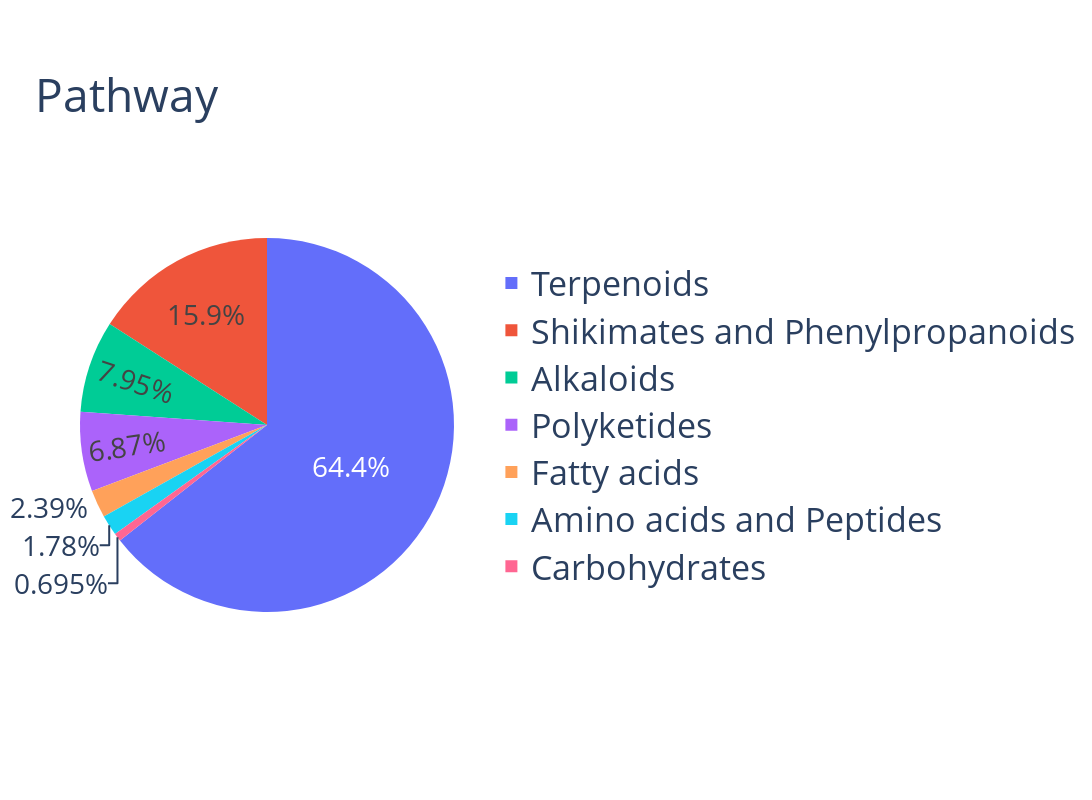

The cell this chart's notebook holds for it:
### Code cell
import plotly.express as px
import plotly
import kaleido
import os
import pandas as pd

# Create folder for images if it doesn't exist
if not os.path.exists("images"):
    os.mkdir("images")

# Read data from Excel
dfi = pd.read_excel("Pathway_counts.xlsx")

# ============================
# Remove unwanted error labels
# ============================
exclude_labels = ["try_again_error", "time_error", "TimeoutError", "OtherError", "not_classified"]
dfi = dfi[~dfi["Pathway"].isin(exclude_labels)]

# ============================
# Parameter: number of top elements to keep
# ============================
top_n = 10   # <<< Change this number to keep more/fewer elements before grouping the rest as "Others"

# Sort values by counts (descending)
dfi_sorted = dfi.sort_values(by="counts", ascending=False).reset_index(drop=True)

# Keep top_n and group the rest as "Others"
top_data = dfi_sorted.iloc[:top_n].copy()
others_sum = dfi_sorted.iloc[top_n:]["counts"].sum()

if others_sum > 0:
    top_data = pd.concat([
        top_data,
        pd.DataFrame({"Pathway": ["Others"], "counts": [others_sum]})
    ])

# ============================
# Create pie chart
# ============================
fig = px.pie(
    top_data,
    names="Pathway",
    values="counts",
    title="Pathway"
)

# ============================
# Percentages inside the chart
# ============================
fig.update_traces(
    textinfo="percent",     # <<< Controls what text appears inside slices ("percent", "label", "value", etc.)
    textfont_size=28        # <<< Change percentage font size here
)

# ============================
# Title, labels, legend styling
# ============================
fig.update_layout(
    title=dict(
        text="Pathway",
        x=0.2,                # <<< Move title along X-axis (0 = left, 1 = right)
        y=0.9,                # <<< Move title along Y-axis (0 = bottom, 1 = top)
        xanchor="right",      # <<< Horizontal anchor point for title
        yanchor="top",        # <<< Vertical anchor point for title
        font=dict(size=46)    # <<< Change title font size here
    ),
    font_size=20,             # <<< Change default label font size (applies to tick labels, slice labels, etc.)
    legend_title_text="", 
    legend=dict(
        orientation="v",
        yanchor="middle",     
        y=0.5,                # <<< Move legend along Y-axis
        xanchor="left",       
        x=1.1,                  # <<< Move legend box along X-axis (controls its horizontal position)
        font=dict(size=34)    # <<< Change legend labels font size here
    ),
    width=1400,
    height=800,
    margin=dict(t=150, b=100, l=80, r=300)  
)

# Show interactive chart
fig.show()

# ============================
# Export for publication
# ============================
fig.write_image(
    "images/1_pathway.png",   # <<< Output filename
    format="png",
    width=1250,
    height=800,
    scale=1   
)

### Figure 1 — Plotly figure (JSON) as saved in the notebook; plotly's stock layout.template omitted (floating-point values rounded to 4 significant figures)
{"data": [{"domain": {"x": [0, 1], "y": [0, 1]}, "hovertemplate": "Pathway=%{label}<br>counts=%{value}<extra></extra>", "labels": ["Terpenoids", "Shikimates and Phenylpropanoids", "Alkaloids", "Polyketides", "Fatty acids", "Amino acids and Peptides", "Carbohydrates"], "legendgroup": "", "name": "", "showlegend": true, "textfont": {"size": 28}, "textinfo": "percent", "type": "pie", "values": [834, 206, 103, 89, 31, 23, 9]}], "layout": {"font": {"size": 20}, "height": 800, "legend": {"font": {"size": 34}, "orientation": "v", "title": {"text": ""}, "tracegroupgap": 0, "x": 1.1, "xanchor": "left", "y": 0.5, "yanchor": "middle"}, "margin": {"b": 100, "l": 80, "r": 300, "t": 150}, "title": {"font": {"size": 46}, "text": "Pathway", "x": 0.2, "xanchor": "right", "y": 0.9, "yanchor": "top"}, "width": 1400}}
